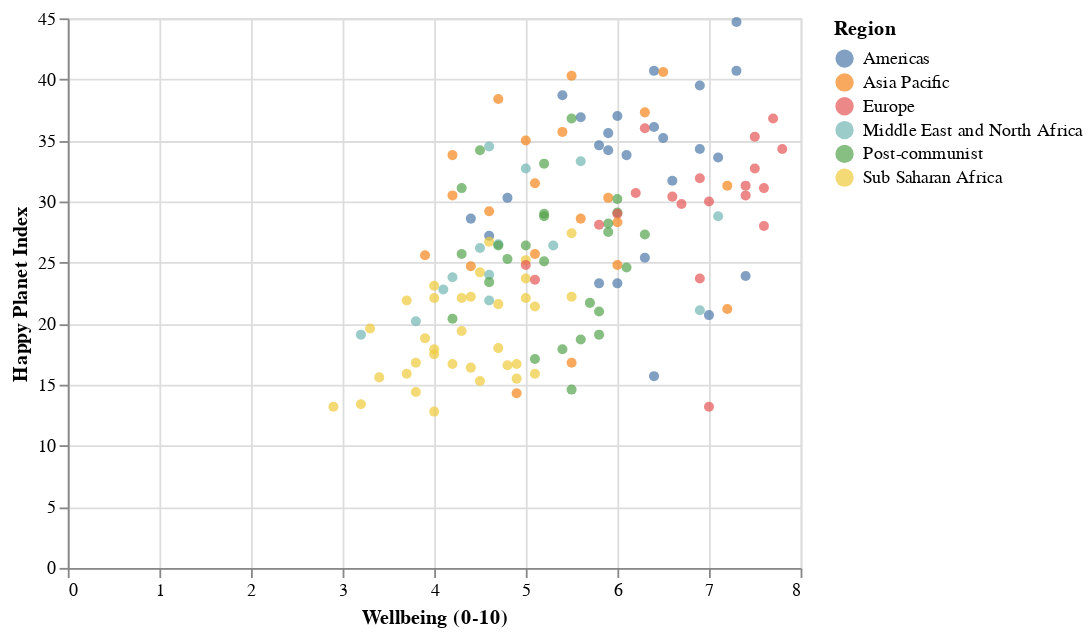

This figure's notebook cell:
### Code cell
selected_area = alt.selection_interval()
alt.Chart(hpi_df).mark_circle().encode(
    x='Wellbeing (0-10):Q',
    y='Happy Planet Index:Q',
    color=alt.condition(selected_area, 'Region:N', alt.value('lightgray'))).add_selection(selected_area)

### Figure 1 — Vega-Lite specification as saved in the notebook (floating-point values rounded to 4 significant figures; data arrays with more than 128 entries replaced by an {"elided": "..."} marker saying what was removed)
{"config": {"view": {"continuousWidth": 400, "continuousHeight": 300}}, "data": {"name": "data-06c1dbec64553b487ce4599ce4c93c9b"}, "mark": "circle", "encoding": {"color": {"condition": {"field": "Region", "type": "nominal", "selection": "selector002"}, "value": "lightgray"}, "x": {"field": "Wellbeing (0-10)", "type": "quantitative"}, "y": {"field": "Happy Planet Index", "type": "quantitative"}}, "selection": {"selector002": {"type": "interval"}}, "$schema": "https://vega.github.io/schema/vega-lite/v4.17.0.json", "datasets": {"data-06c1dbec64553b487ce4599ce4c93c9b": {"elided": "140 records"}}}
